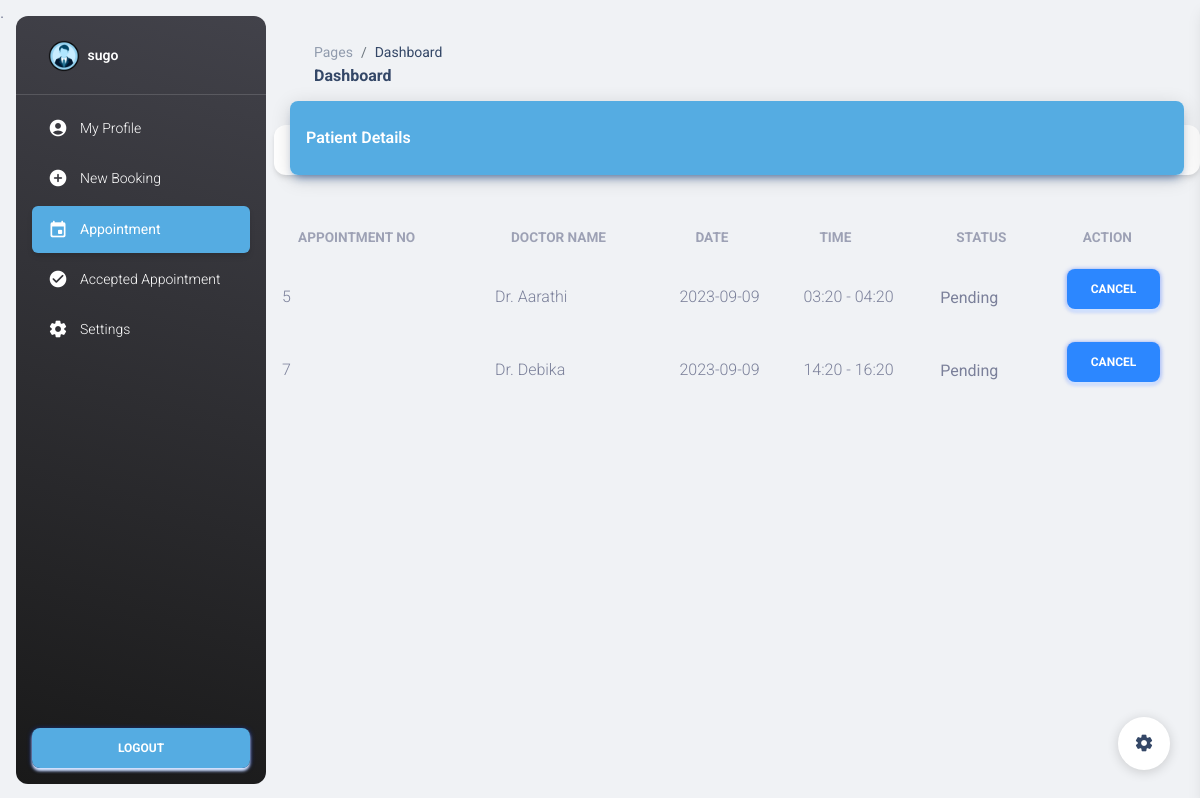
Screenshot of /user_appointment (signed in) with the database file from the repository.
### tables this page shows
CREATE TABLE appointments (
       appointment_id INTEGER PRIMARY KEY AUTOINCREMENT,
       user_id INTEGER NOT NULL,
       doctor_id INTEGER NOT NULL,
       username TEXT NOT NULL,
       name TEXT NOT NULL,
       doctor_name TEXT NOT NULL,
       date TEXT NOT NULL,
       from_time TEXT NOT NULL,
       to_time TEXT NOT NULL,
       appointment TEXT NOT NULL DEFAULT 'Pending',
       status TEXT ,
       FOREIGN KEY (doctor_id) REFERENCES doctors(docter_id),
       FOREIGN KEY (user_id) REFERENCES users(user_id)
   );

### app.py (the view)
@app.route('/user_appointment')
def user_appointment():
    if 'username' in session:
        username = session['username']
        with sql.connect("appointment.db") as conn:
            cur = conn.cursor()
            cur.execute("SELECT * FROM appointments WHERE username = ? AND appointment = 'Pending'", (username,))
            user_appointments = cur.fetchall()
            print(user_appointments)  # Add this line to debug
        return render_template('user_appointment.html', username=username, user_appointments=user_appointments)
    else:
        return redirect(url_for('login'))

### templates/user_appointment.html (shortened to what this page needs)
<!DOCTYPE html>
<html lang="en">
<head>
  <link href="../static/assets/css/nucleo-icons.css" rel="stylesheet" />
  <link href="../static/assets/css/nucleo-svg.css" rel="stylesheet" />
  <link id="pagestyle" href="../static/assets/css/material-dashboard.css" rel="stylesheet" />
</head>
<body class="g-sidenav-show  bg-gray-200">
    <aside class="sidenav navbar navbar-vertical navbar-expand-xs border-0 border-radius-xl my-3 fixed-start ms-3   bg-gradient-dark" id="sidenav-main">
        <div class="sidenav-header">
          <a class="navbar-brand m-0" href=" https://demos.creative-tim.com/material-dashboard/pages/dashboard " target="_blank">
            <img src="../static/user.png" class="navbar-brand-img h-100" alt="main_logo">
            <span class="ms-1 font-weight-bold text-white">{{username}}</span>
          </a>
        </div>
        <hr class="horizontal light mt-0 mb-2">
        <div class="" id="sidenav-collapse-main">
          <ul class="navbar-nav">
            <li class="nav-item">
              <a class="nav-link text-white " href="user_dashboard">
                <div class="text-white text-center me-2 d-flex align-items-center justify-content-center">
                  <i class="material-icons opacity-10">account_circle</i>
                </div>
                <span class="nav-link-text ms-1">My Profile</span>
              </a>
            </li>
            <li class="nav-item">
              <a class="nav-link text-white  " href="book">
                <div class="text-white text-center me-2 d-flex align-items-center justify-content-center">
                  <i class="material-icons opacity-10">add_circle</i>
                </div>
                <span class="nav-link-text ms-1">New Booking</span>
              </a>
            </li>
            <li class="nav-item">
              <a class="nav-link text-white active bg-gradient-primary " href="user_appointment">
                <div class="text-white text-center me-2 d-flex align-items-center justify-content-center">
                  <i class="material-icons opacity-10">event</i>
                </div>
                <span class="nav-link-text ms-1">Appointment</span>
              </a>
            </li>
            <li class="nav-item">
              <a class="nav-link text-white " href="user_appointments_accepted">
                <div class="text-white text-center me-2 d-flex align-items-center justify-content-center">
                  <i class="material-icons opacity-10">check_circle</i>
                </div>
                <span class="nav-link-text ms-1">Accepted Appointment</span>
              </a>
            </li>
            <li class="nav-item">
              <a class="nav-link text-white " href="user_change_password">
                <div class="text-white text-center me-2 d-flex align-items-center justify-content-center">
                  <i class="material-icons opacity-10">settings</i>
                </div>
                <span class="nav-link-text ms-1">Settings</span>
              </a>
            </li>
          </ul>
        </div>
        <div class="sidenav-footer position-absolute w-100 bottom-0 ">
          <div class="mx-3">
            <a class="btn bg-gradient-primary mt-4 w-100" href="logout" type="button">logout</a>
          </div>
        </div>
      </aside>
  <main class="main-content  mt-0">
    <nav class="navbar navbar-main navbar-expand-lg px-0 mx-4 shadow-none border-radius-xl" id="navbarBlur" navbar-scroll="true">
      <div class="container-fluid py-1 px-3">
        <nav aria-label="breadcrumb">
          <ol class="breadcrumb bg-transparent mb-0 pb-0 pt-1 px-0 me-sm-6 me-5">
            <li class="breadcrumb-item text-sm"><a class="opacity-5 text-dark" href="javascript:;">Pages</a></li>
            <li class="breadcrumb-item text-sm text-dark active" aria-current="page">Dashboard</li>
          </ol>
          <h6 class="font-weight-bolder mb-0">Dashboard</h6>
        </nav>
        </div>
    </nav>
    <div class="row">
        <div class="col-12">
          <div class="card my-4">
            <div class="card-header p-0 position-relative mt-n4 mx-3 z-index-2">
                <div class="bg-gradient-primary shadow-primary border-radius-lg pt-4 pb-3">
                       <h6 class="text-white text-capitalize ps-3">Patient Details</h6>
                    </div>
                </div>
            </div>
            <div class="card-body px-0 pb-2">
              <div class="table-responsive p-0">
                <table class="table align-items-center mb-0">
                  <thead>
                    <tr>
                      <th class=" text-uppercase text-secondary text-xxs font-weight-bolder opacity-7">Appointment No </th>
                      <th class="text-uppercase text-secondary text-xxs font-weight-bolder opacity-7">Doctor Name</th>
                      <th class="text-uppercase text-secondary text-xxs font-weight-bolder opacity-7">Date</th>
                      <th class="text-uppercase text-secondary text-xxs font-weight-bolder opacity-7">Time</th>
                      <th class="text-uppercase text-secondary text-xxs font-weight-bolder opacity-7">Status</th>
                      <th class="text-uppercase text-secondary text-xxs font-weight-bolder opacity-7">Action</th>
                    </tr>
                  </thead>
                  <tbody>
                    {% for appointment in user_appointments %}
                    <tr  class="appointment-row" data-status="{{ appointment[9] }}" id="row-{{ appointment[0] }}">
                      <td class="align-middle ">
                        <p class="text-xs text-secondary mb-0">{{ appointment[0] }}</p>
                      </td>
                      <td class="align-middle ">
                        <p class="text-xs text-secondary mb-0">{{ appointment[5] }}</p>
                      </td>
                      <td class="align-middle ">
                        <p class="text-xs text-secondary mb-0">{{ appointment[6] }}</p>
                      </td>
                      <td class="align-middle">
                        <p class="text-xs text-secondary mb-0">{{ appointment[7] }} - {{ appointment[8] }}</p>
                      </td>
                    <td class="align-middle">
                        <span class="status-text" data-appointment-id="{{ appointment[0] }}">{{ appointment[9] }}</span>
                    </td>
                      <td class="align-middle">
                        {% if appointment[9] == 'Pending' %}
                        <button class="cancel-button btn btn-primary" data-appointment-id="{{ appointment[0] }}" data-row-id="row-{{ appointment[0] }}">Cancel</button>
                    {% elif appointment[9] == 'Accepted' %}
                        <a href="{{ url_for('user_appointments_accepted') }}" class="accept-link" data-appointment-id="{{ appointment[0] }}">Accepted</a>
                    {% endif %}
                      </td>
                    {% endfor %}
                  </tbody>
                </table>
              </div>
            </div>
          </div>
        </div>
  </main>
  <div class="fixed-plugin">
    <a class="fixed-plugin-button text-dark position-fixed px-3 py-2">
      <i class="material-icons py-2">settings</i>
    </a>
  </div>
</body>
</html>

### rows the page displays
appointments: appointment_id "5", doctor_name "Dr. Aarathi", date "2023-09-09", from_time "03:20", to_time "04:20", appointment "Pending"
appointments: appointment_id "7", doctor_name "Dr. Debika", date "2023-09-09", from_time "14:20", to_time "16:20", appointment "Pending"

### other values shown
{{ username }} "sugo"
